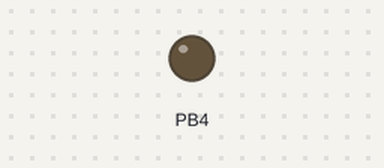
Recording of a sketch running on a simulated ATtiny85, built with avr-gcc and run on an emulated ATtiny85. Shown: output pins drawn as LEDs (lit = HIGH). What the sketch prints to the serial monitor is not drawn.

Above: at 0.05 s.
At 1.6 s:
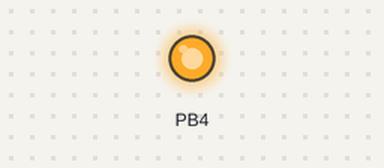
Timing chart, 0 to 3.8 s (numbered marks = the images above):
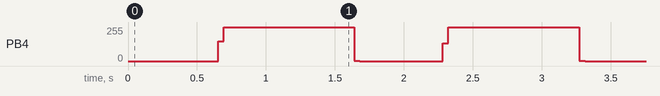

The sketch:

analogGetPwm.ino
```cpp
// analogGetPwm.ino -- int analogGetPwm(uint8_t pin) test program
//  This demos using analogGetPwm(pin) to read the PWM state of a pin
//
//
// DaveX/drf5n 2022-02-22 CC BY-SA


int analogGetPwm(uint8_t pin)
{
  // We need to make sure the PWM output was enabled for those pins
  // that support it before reading their OCRnx register.
  //
  // Derived from https://github.com/arduino/ArduinoCore-avr/blob/master/cores/arduino/wiring_analog.c#L96
  // based on https://forum.arduino.cc/t/what-is-the-inverse-of-analogwrite-pin-val/960774
  //
  int val;
  switch (digitalPinToTimer(pin))
  {
      // XXX fix needed for atmega8
#if defined(TCCR0) && defined(COM00) && !defined(__AVR_ATmega8__)
    case TIMER0A:
      // connect pwm to pin on timer 0
      if ((TCCR0 & _BV( COM00)) {
      val = OCR0 ; // get pwm duty
    } else {
      val = digitalRead(pin) ? 255 : 1;
      }
      break;
#endif

#if defined(TCCR0A) && defined(COM0A1)
    case TIMER0A:
        // connect pwm to pin on timer 0, channel A
        if (TCCR0A & _BV(COM0A1)) {
        val = OCR0A; // get pwm duty
      } else {
        val = digitalRead(pin) ? 255 : 0;
        }
      break;
#endif

#if defined(TCCR0A) && defined(COM0B1)
    case TIMER0B:
        // connect pwm to pin on timer 0, channel B
        if (TCCR0A & _BV(COM0B1)) {
        val = OCR0B; // get pwm duty
      } else {
        val = digitalRead(pin) ? 255 : 0;
        }
      break;
#endif

#if defined(TCCR1A) && defined(COM1A1)
    case TIMER1A:
        // connect pwm to pin on timer 1, channel A
        if (TCCR1A & _BV( COM1A1)) {
        val = OCR1A; // get pwm duty
      } else {
        val = digitalRead(pin) ? 255 : 0;
        }
      break;
#endif

#if defined(TCCR1A) && defined(COM1B1)
    case TIMER1B:
        // connect pwm to pin on timer 1, channel B
        if (TCCR1A & _BV( COM1B1)) {
        val = OCR1B; // get pwm duty
      } else {
        val = digitalRead(pin) ? 255 : 0;
        }
      break;
#endif

#if defined(TCCR1A) && defined(COM1C1)
    case TIMER1C:
        // connect pwm to pin on timer 1, channel C
        if (TCCR1A & _BV( COM1C1)) {
        val = OCR1C; // get pwm duty
      } else {
        val = digitalRead(pin) ? 255 : 0;
        }
      break;
#endif

#if defined(TCCR2) && defined(COM21)
    case TIMER2:
        // connect pwm to pin on timer 2
        if (TCCR2 & _BV( COM21)) {
        val = OCR2; // get pwm duty
      } else {
        val = digitalRead(pin) ? 255 : 0;
        }
      break;
#endif

#if defined(TCCR2A) && defined(COM2A1)
    case TIMER2A:
        // connect pwm to pin on timer 2, channel A
        if (TCCR2A & _BV(COM2A1)) {
        val = OCR2A; // get pwm duty
      } else {
        val = digitalRead(pin) ? 255 : 0;
        }
      break;
#endif

#if defined(TCCR2A) && defined(COM2B1)
    case TIMER2B:
        // connect pwm to pin on timer 2, channel B
        if (TCCR2A & _BV(COM2B1)) {
        val = OCR2B; // get pwm duty
      } else {
        val = digitalRead(pin) ? 255 : 0;
        }
      break;
#endif

#if defined(TCCR3A) && defined(COM3A1)
    case TIMER3A:
        // connect pwm to pin on timer 3, channel A
        if (TCCR3A & _BV(COM3A1)) {
        val = OCR3A; // get pwm duty
      } else {
        val = digitalRead(pin) ? 255 : 0;
        }
      break;
#endif

#if defined(TCCR3A) && defined(COM3B1)
    case TIMER3B:
        // connect pwm to pin on timer 3, channel B
        if (TCCR3A & _BV(COM3B1)) {
        val = OCR3B; // get pwm duty
      } else {
        val = digitalRead(pin) ? 255 : 0;
        }
      break;
#endif

#if defined(TCCR3A) && defined(COM3C1)
    case TIMER3C:
        // connect pwm to pin on timer 3, channel C
        if (TCCR3A &  _BV(COM3C1)) {
        val = OCR3C; // get pwm duty
      } else {
        val = digitalRead(pin) ? 255 : 0;
        }
      break;
#endif

#if defined(TCCR4A)
    case TIMER4A:
        //connect pwm to pin on timer 4, channel A
        if (TCCR4A & _BV(COM4A1)) {
        val = OCR4A;  // get pwm duty
      } else {
        val = digitalRead(pin) ? 255 : 0;
        }
      break;
#endif

#if defined(TCCR4A) && defined(COM4B1)
    case TIMER4B:
        // connect pwm to pin on timer 4, channel B
        if (TCCR4A & _BV(COM4B1)) {
        val = OCR4B; // get pwm duty
      } else {
        val = digitalRead(pin) ? 255 : 0;
        }
      break;
#endif

#if defined(TCCR4A) && defined(COM4C1)
    case TIMER4C:
        // connect pwm to pin on timer 4, channel C
        if (TCCR4A & _BV(COM4C1)) {
        val = OCR4C; // get pwm duty
      } else {
        val = digitalRead(pin) ? 255 : 0;
        }
      break;
#endif

#if defined(TCCR4C) && defined(COM4D1)
    case TIMER4D:
        // connect pwm to pin on timer 4, channel D
        if (TCCR4C & _BV( COM4D1)) {
        val = OCR4D;  // get pwm duty
      } else {
        val = digitalRead(pin) ? 255 : 0;
        }
      break;
#endif


#if defined(TCCR5A) && defined(COM5A1)
    case TIMER5A:
        // connect pwm to pin on timer 5, channel A
        if (TCCR5A & _BV(COM5A1)) {
        val = OCR5A; // get pwm duty
      } else {
        val = digitalRead(pin) ? 255 : 0;
        }
      break;
#endif

#if defined(TCCR5A) && defined(COM5B1)
    case TIMER5B:
        // connect pwm to pin on timer 5, channel B
        if (TCCR5A & _BV(COM5B1)) {
        val = OCR5B; // get pwm duty
      } else {
        val = digitalRead(pin) ? 255 : 0;
        }
      break;
#endif

#if defined(TCCR5A) && defined(COM5C1)
    case TIMER5C:
        // connect pwm to pin on timer 5, channel C
        if (TCCR5A & _BV(COM5C1)) {
        val = OCR5C; // get pwm duty
      } else {
        val = digitalRead(pin) ? 255 : 0;
        }
      break;
#endif

    case NOT_ON_TIMER:
      default:
          val = digitalRead(pin) ? 255 : 0;

        }
  return val;
}

void setup() {
  // put your setup code here, to run once:
  Serial.begin(115200);
  Serial.println("analogGetPwm.ino -- int analogGetPwm(uint8_t pin)\n"
                 " read the PWM state from a pin"
                );

}

void loop() {
  int val, readVal;
  int errors = 0;
  int timerPins = 0;
  int nonTimerPins = 0;
  // NUM_DIGITAL_PINS from pins_arduino.h
  for ( uint8_t pin = 2; pin < NUM_DIGITAL_PINS ; pin++) {
    if (digitalPinToTimer(pin) == NOT_ON_TIMER) {
      nonTimerPins++;
      //Serial.print(pin);
      //Serial.print(" is NOT_ON_TIMER\n");
    } else {  // test the PWM
      timerPins++;
      for ( val = 0 ; val <= 255; val++) {
        analogWrite(pin, val);
        readVal = analogGetPwm(pin);
        if (val != readVal) {
          errors++;
          Serial.print("Timer ");
          Serial.print(pin);
          Serial.print(": ");
          Serial.print(val);
          Serial.print(" !=  ");
          Serial.println(readVal);
        }
      }
    }
  }
  Serial.print("Errors: ");
  Serial.println(errors);
  Serial.print("Timer Pins: ");
  Serial.print(timerPins);
  Serial.print(" non-Timer Pins: ");
  Serial.print(nonTimerPins);
  Serial.print(" Total Pins: ");
  Serial.print(timerPins + nonTimerPins);
  Serial.println(" tested. (Excluding 0,1 for RxTx)");
  delay(1000);
}
```

Measured:
- by itself, PB4: repeats every 1.6 s: 255/255 0.95 s, 2/255 0.04 s, 0/255 0.60 s, 134/255 0.04 s
